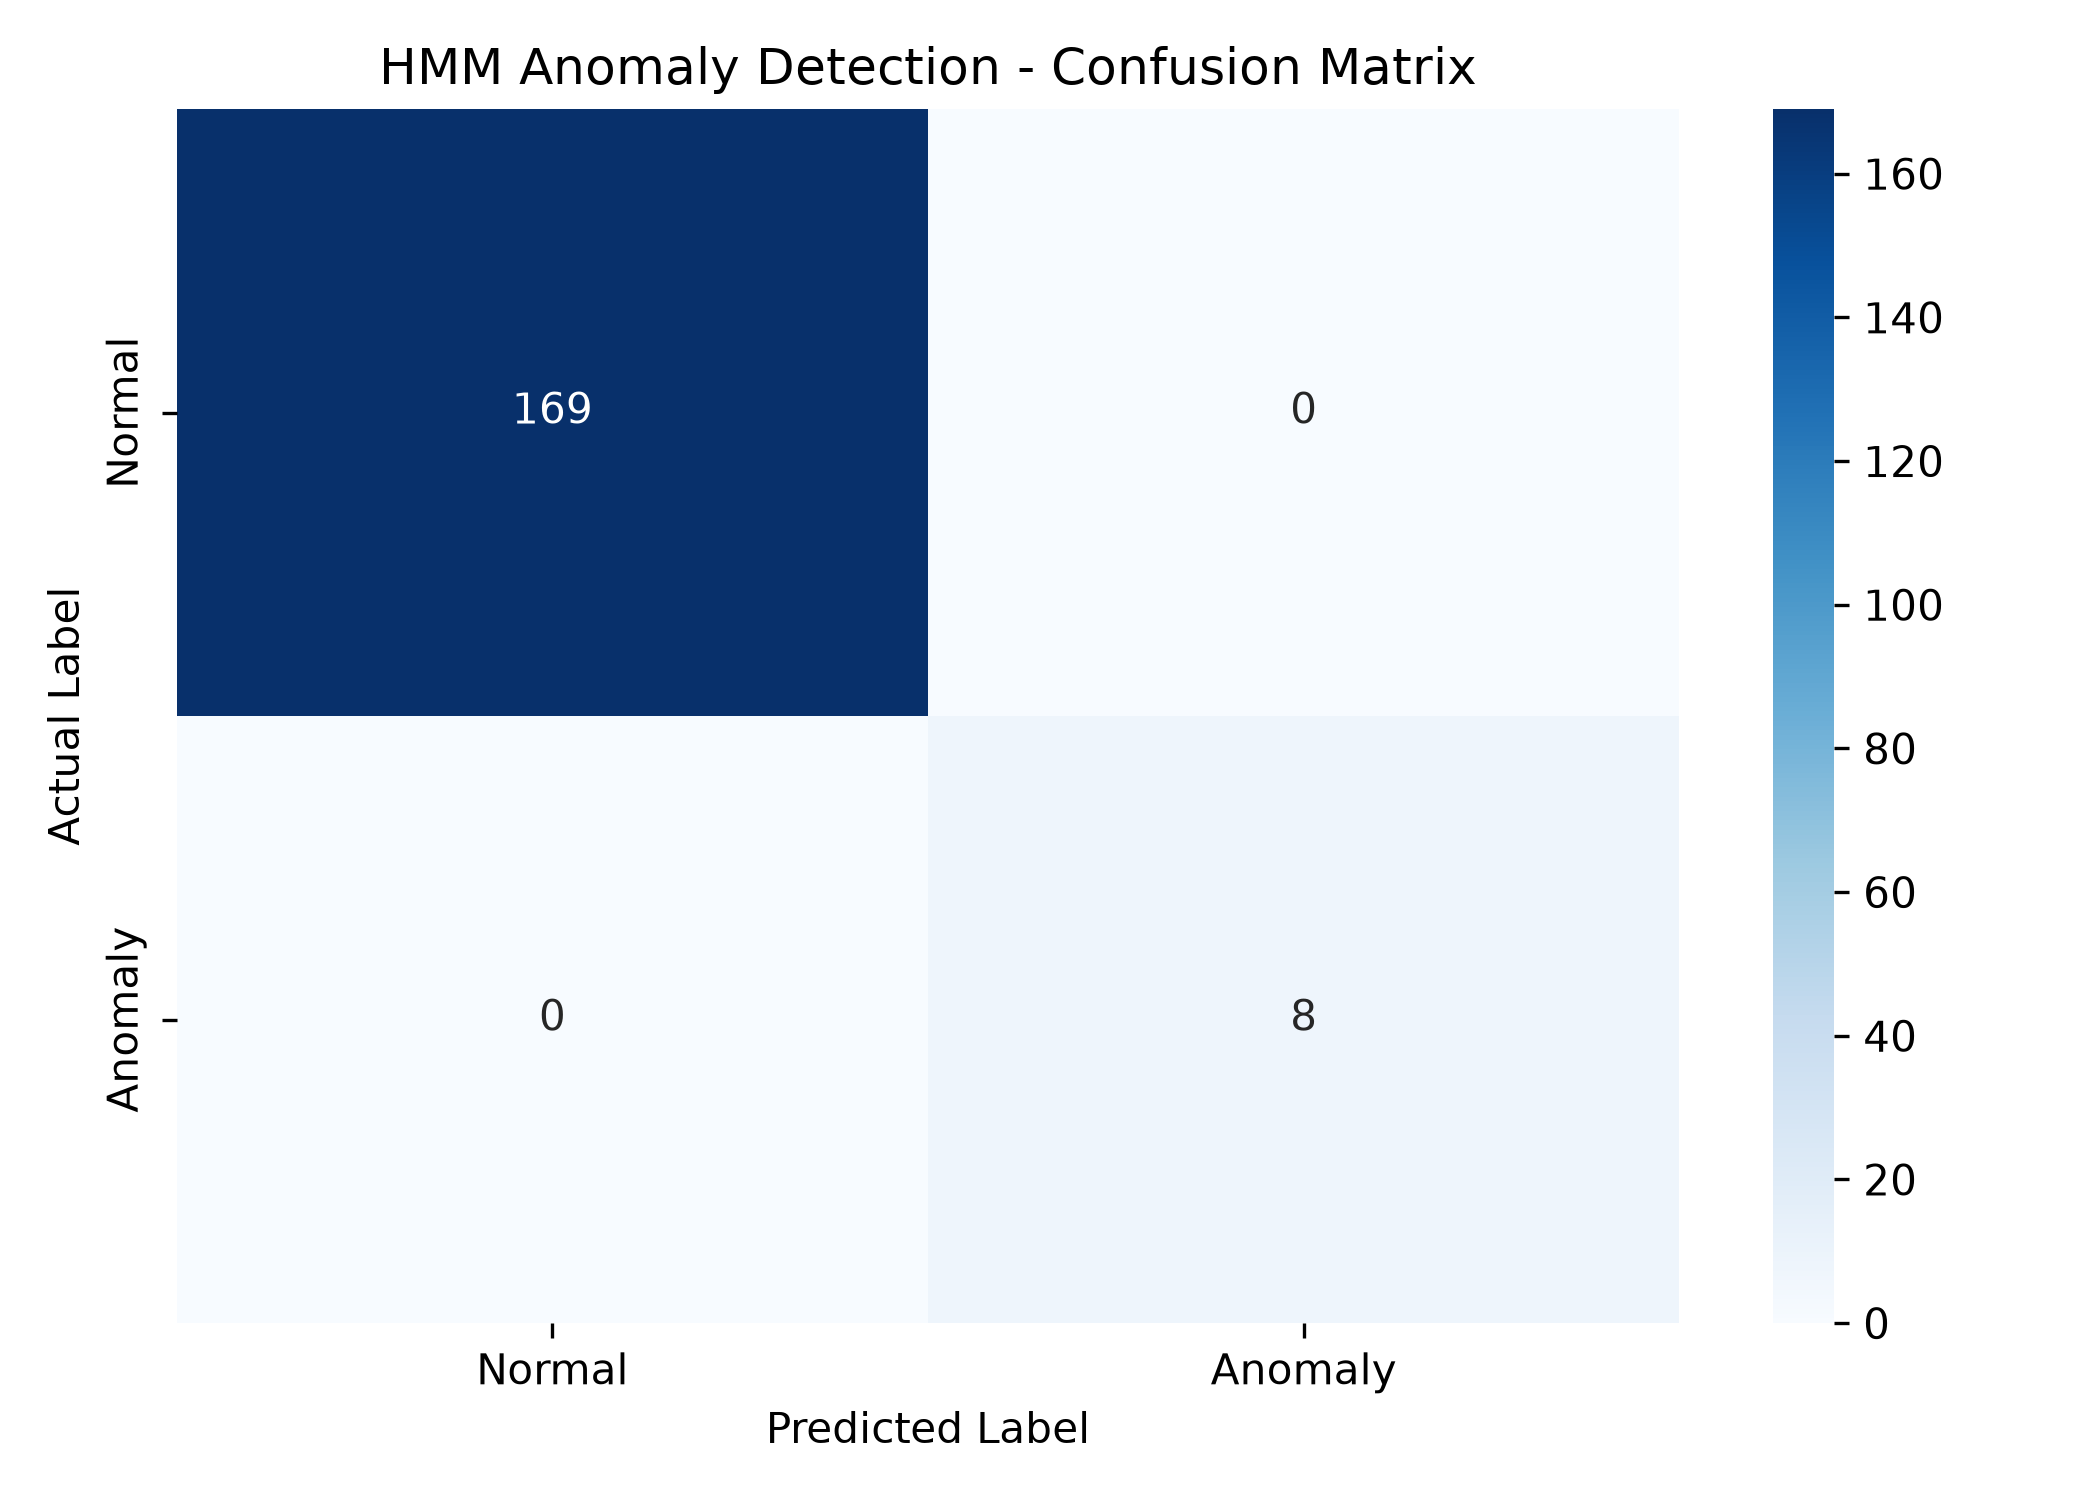

Here is the Python script that generated this plot:

import matplotlib.pyplot as plt
import seaborn as sns
import numpy as np

# Confusion matrix values
cm = np.array([
    [169, 0],
    [0, 8]
])

# Create heatmap
plt.figure(figsize=(7, 5))

sns.heatmap(
    cm,
    annot=True,
    fmt="d",
    cmap="Blues",
    xticklabels=["Normal", "Anomaly"],
    yticklabels=["Normal", "Anomaly"]
)

plt.title("HMM Anomaly Detection - Confusion Matrix")
plt.xlabel("Predicted Label")
plt.ylabel("Actual Label")

plt.tight_layout()

# Save image
plt.savefig("confusion_matrix.png", dpi=300)

plt.show()

print("Confusion matrix saved successfully!")
